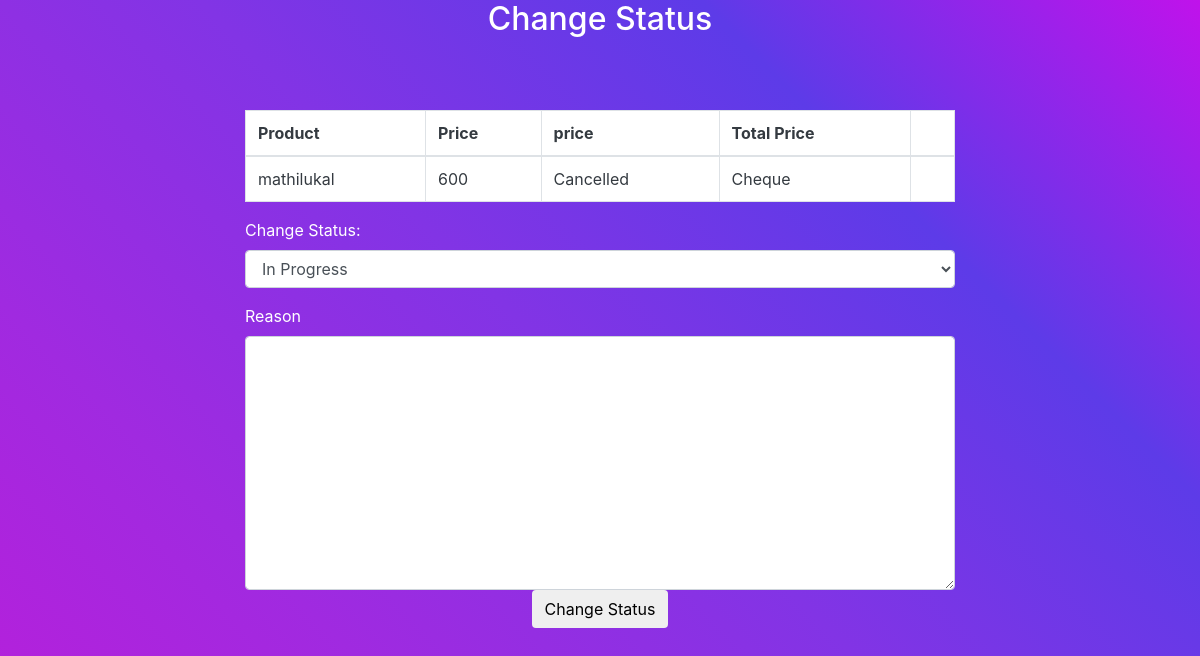
Page /admin/order-process.php?id=13 on the committed database.
### tables this page shows
CREATE TABLE `orders` (
  `id` int(11) NOT NULL,
  `userid` int(100) NOT NULL,
  `totalprice` varchar(255) NOT NULL,
  `orderstatus` varchar(100) NOT NULL,
  `paymentmode` varchar(255) NOT NULL,
  `timestamp` date NOT NULL DEFAULT current_timestamp()
);

CREATE TABLE `books` (
  `book_id` int(11) NOT NULL,
  `name` varchar(100) NOT NULL,
  `author` varchar(255) NOT NULL,
  `description` varchar(255) NOT NULL,
  `price` int(255) NOT NULL,
  `image` varchar(255) NOT NULL,
  `category` varchar(255) NOT NULL
);

### admin/order-process.php (the view, shortened to what this page needs)
<div class="container text-white">
<!DOCTYPE html>
<html lang="en">
<head>
    <link rel="stylesheet" href="https://maxcdn.bootstrapcdn.com/bootstrap/4.0.0/css/bootstrap.min.css">
  </head>
  <header class="" style="position: fixed; width: 100%; z-index: 1; ">
        <div class="container-fluid">
          <div class="row  text-white">
              <div class="col-md-12 col-9 p-3 ">
              </div>
              </header>
    <section id="content">
		<div class="content-blog">
					<div class="page_header text-center  ">
						<h2>Change Status</h2>
					</div>
<form method='post'>
<div class="container ">
			<div class="row">
				<div class="offset-md-2 col-md-8" style="padding-top:4rem">
					<div class="billing-details">
                    <table class="cart-table account-table table table-bordered bg-white text-dark">
				<thead>
					<tr>
						<th>Product</th>
						<th>Price</th>
						<th>price</th>
						<th>Total Price</th>
						<th></th>
					</tr>
				</thead>
				<tbody>
				<?php
 if(isset($_GET['id'])){
     $o_id = $_GET['id'];
 }
 $con = mysqli_connect('localhost',"root" ,"" ,"bookstore");
				$sql = "SELECT * FROM orders WHERE id='$o_id'";
				$result = mysqli_query($con, $sql);
				if (mysqli_num_rows($result) > 0) {
				 while($row = mysqli_fetch_assoc($result)) {
 			?>
					<tr>
						<td>
						<?php
						$con = mysqli_connect('localhost',"root" ,"" ,"bookstore");
                        $sql_proID = "SELECT * FROM ordersItems WHERE orderid='$o_id'";
                        $result_proID = mysqli_query($con, $sql_proID);
                        $row_prodID = mysqli_fetch_assoc($result_proID);
                        $p_id =  $row_prodID['bookid'];
                        $sql_ProName = "SELECT * FROM books WHERE book_id='$p_id'";
                        $result_ProName = mysqli_query($con, $sql_ProName);
                        $row_ProName = mysqli_fetch_assoc($result_ProName);
                        echo  $row_ProName['name'];
                        ?>
						</td>
						<td>
						<?php echo $row["totalprice"] ?>
						</td>
						<td>
						<?php echo $row["orderstatus"] ?>
						</td>
						<td>
						<?php echo $row["paymentmode"]  ?>
						</td>
					</tr>
			<?php
				}
			   } else {
				 echo "0 results";
			   }
			 ?>
				</tbody>
			</table>
                        <div class="form-group">
  <label for="sel1">Change Status:</label>
  <select class="form-control" name="status">
    <option value='In Progress'>In Progress</option>
  </select>
</div>
							<label>Reason</label>
 						 <textarea class="form-control" name='reason' id="" cols="30" rows="10"></textarea>
					</div>
				</div>
			</div>
        </div>
        <div class="row">
            <div class="col-md-12 text-center">
                <input type='submit' name='submit' value='Change Status' class="btn">
            </div>
        </div>
		</div>
	</section>
</div>
</body>
</html>

### rows in the picture
orders: books.name "mathilukal", totalprice "600", orderstatus "Cancelled", paymentmode "Cheque"
